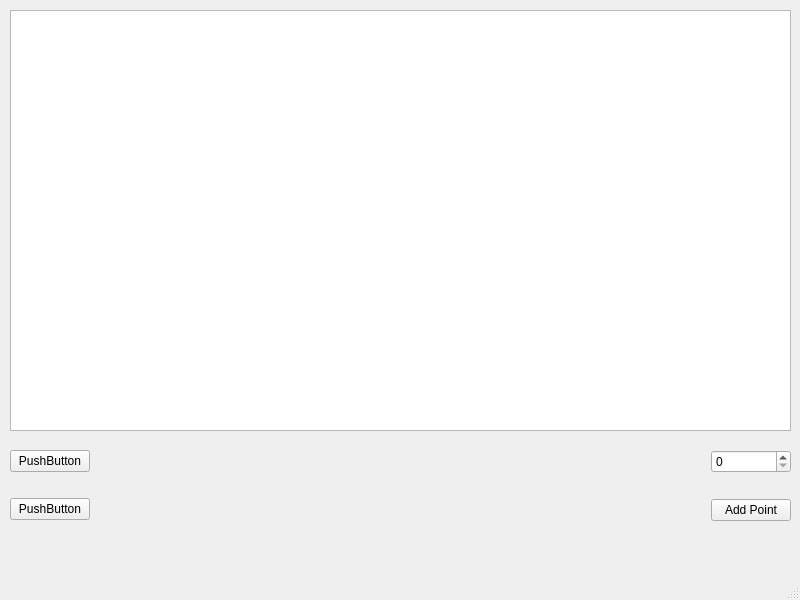
<?xml version="1.0" encoding="UTF-8"?>
<ui version="4.0">
 <class>MainWindow</class>
 <widget class="QMainWindow" name="MainWindow">
  <property name="geometry">
   <rect>
    <x>0</x>
    <y>0</y>
    <width>800</width>
    <height>600</height>
   </rect>
  </property>
  <property name="sizePolicy">
   <sizepolicy hsizetype="Fixed" vsizetype="Fixed">
    <horstretch>0</horstretch>
    <verstretch>0</verstretch>
   </sizepolicy>
  </property>
  <property name="windowTitle">
   <string>MainWindow</string>
  </property>
  <widget class="QWidget" name="centralwidget">
   <widget class="QGraphicsView" name="gv">
    <property name="geometry">
     <rect>
      <x>10</x>
      <y>10</y>
      <width>781</width>
      <height>421</height>
     </rect>
    </property>
    <property name="sizePolicy">
     <sizepolicy hsizetype="Expanding" vsizetype="Expanding">
      <horstretch>0</horstretch>
      <verstretch>0</verstretch>
     </sizepolicy>
    </property>
    <property name="maximumSize">
     <size>
      <width>16777215</width>
      <height>16777215</height>
     </size>
    </property>
   </widget>
   <widget class="QWidget" name="horizontalLayoutWidget">
    <property name="geometry">
     <rect>
      <x>10</x>
      <y>430</y>
      <width>781</width>
      <height>111</height>
     </rect>
    </property>
    <layout class="QHBoxLayout" name="horizontalLayout">
     <property name="sizeConstraint">
      <enum>QLayout::SetNoConstraint</enum>
     </property>
     <item>
      <layout class="QVBoxLayout" name="verticalLayout">
       <item>
        <widget class="QPushButton" name="pushButton_2">
         <property name="text">
          <string>PushButton</string>
         </property>
        </widget>
       </item>
       <item>
        <widget class="QPushButton" name="pushButton_3">
         <property name="text">
          <string>PushButton</string>
         </property>
        </widget>
       </item>
      </layout>
     </item>
     <item>
      <spacer name="horizontalSpacer">
       <property name="orientation">
        <enum>Qt::Horizontal</enum>
       </property>
       <property name="sizeHint" stdset="0">
        <size>
         <width>40</width>
         <height>20</height>
        </size>
       </property>
      </spacer>
     </item>
     <item>
      <layout class="QVBoxLayout" name="verticalLayout_2">
       <item>
        <widget class="QDoubleSpinBox" name="spinBoxBorder">
         <property name="decimals">
          <number>0</number>
         </property>
        </widget>
       </item>
       <item>
        <widget class="QPushButton" name="btnAddPoint">
         <property name="text">
          <string>Add Point</string>
         </property>
        </widget>
       </item>
      </layout>
     </item>
    </layout>
   </widget>
  </widget>
  <widget class="QMenuBar" name="menubar">
   <property name="geometry">
    <rect>
     <x>0</x>
     <y>0</y>
     <width>800</width>
     <height>24</height>
    </rect>
   </property>
  </widget>
  <widget class="QStatusBar" name="statusbar"/>
 </widget>
 <resources/>
 <connections/>
</ui>
